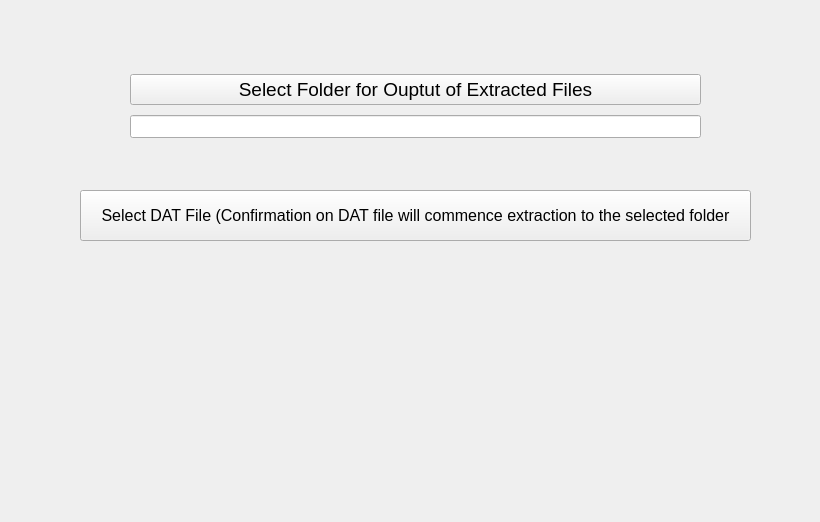
<?xml version="1.0" encoding="UTF-8"?>
<ui version="4.0">
 <class>Form</class>
 <widget class="QWidget" name="Form">
  <property name="geometry">
   <rect>
    <x>0</x>
    <y>0</y>
    <width>820</width>
    <height>522</height>
   </rect>
  </property>
  <property name="font">
   <font>
    <family>Segoe UI</family>
   </font>
  </property>
  <property name="windowTitle">
   <string>Anachronox .DAT File Extractor</string>
  </property>
  <widget class="QPushButton" name="btn_select_dat_file">
   <property name="geometry">
    <rect>
     <x>80</x>
     <y>190</y>
     <width>671</width>
     <height>51</height>
    </rect>
   </property>
   <property name="font">
    <font>
     <family>Segoe UI</family>
     <pointsize>12</pointsize>
    </font>
   </property>
   <property name="text">
    <string>Select DAT File (Confirmation on DAT file will commence extraction to the selected folder</string>
   </property>
  </widget>
  <widget class="QWidget" name="verticalLayoutWidget">
   <property name="geometry">
    <rect>
     <x>130</x>
     <y>70</y>
     <width>571</width>
     <height>72</height>
    </rect>
   </property>
   <layout class="QVBoxLayout" name="verticalLayout">
    <item>
     <widget class="QPushButton" name="btn_select_output_folder">
      <property name="font">
       <font>
        <family>Segoe UI</family>
        <pointsize>14</pointsize>
       </font>
      </property>
      <property name="text">
       <string>Select Folder for Ouptut of Extracted Files</string>
      </property>
     </widget>
    </item>
    <item>
     <widget class="QLineEdit" name="txt_output_folder">
      <property name="font">
       <font>
        <family>Segoe UI</family>
        <pointsize>10</pointsize>
       </font>
      </property>
     </widget>
    </item>
   </layout>
  </widget>
 </widget>
 <resources/>
 <connections/>
</ui>
